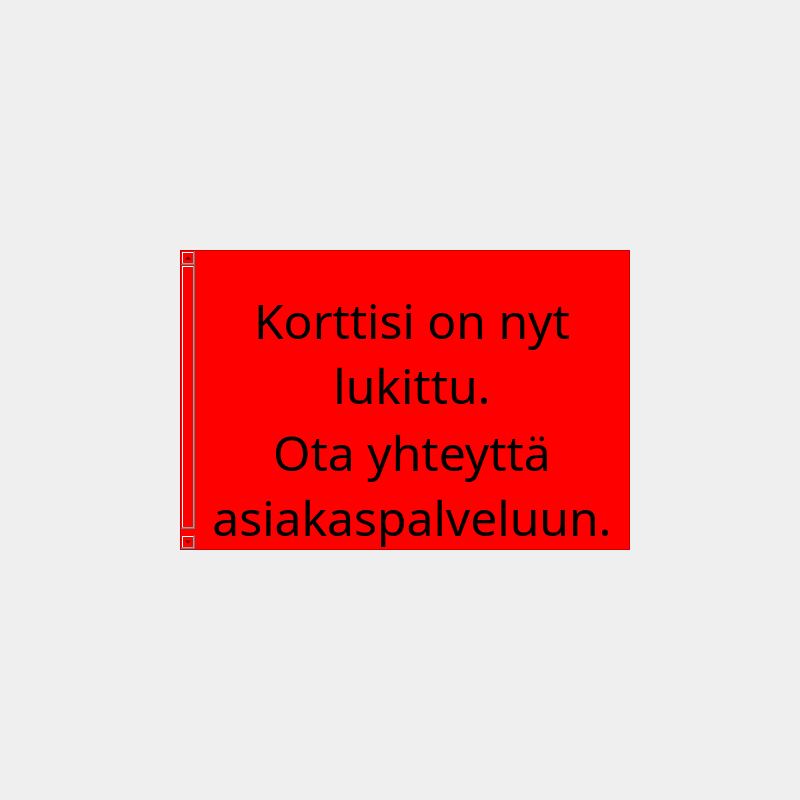
<?xml version="1.0" encoding="UTF-8"?>
<ui version="4.0">
 <class>VirheForm</class>
 <widget class="QDialog" name="VirheForm">
  <property name="geometry">
   <rect>
    <x>0</x>
    <y>0</y>
    <width>800</width>
    <height>800</height>
   </rect>
  </property>
  <property name="windowTitle">
   <string>Dialog</string>
  </property>
  <widget class="QTextEdit" name="virheIkkuna">
   <property name="geometry">
    <rect>
     <x>180</x>
     <y>250</y>
     <width>450</width>
     <height>300</height>
    </rect>
   </property>
   <property name="font">
    <font>
     <family>Century Gothic</family>
     <weight>75</weight>
     <bold>true</bold>
    </font>
   </property>
   <property name="layoutDirection">
    <enum>Qt::RightToLeft</enum>
   </property>
   <property name="styleSheet">
    <string notr="true">background-color: rgb(255, 0, 0);</string>
   </property>
   <property name="readOnly">
    <bool>true</bool>
   </property>
   <property name="html">
    <string>&lt;!DOCTYPE HTML PUBLIC &quot;-//W3C//DTD HTML 4.0//EN&quot; &quot;http://www.w3.org/TR/REC-html40/strict.dtd&quot;&gt;
&lt;html&gt;&lt;head&gt;&lt;meta name=&quot;qrichtext&quot; content=&quot;1&quot; /&gt;&lt;style type=&quot;text/css&quot;&gt;
p, li { white-space: pre-wrap; }
&lt;/style&gt;&lt;/head&gt;&lt;body style=&quot; font-family:'Century Gothic'; font-size:8.25pt; font-weight:600; font-style:normal;&quot;&gt;
&lt;p align=&quot;center&quot; style=&quot;-qt-paragraph-type:empty; margin-top:0px; margin-bottom:0px; margin-left:0px; margin-right:0px; -qt-block-indent:0; text-indent:0px; font-family:'MS Shell Dlg 2'; font-weight:400;&quot;&gt;&lt;br /&gt;&lt;/p&gt;
&lt;p align=&quot;center&quot; style=&quot;-qt-paragraph-type:empty; margin-top:0px; margin-bottom:0px; margin-left:0px; margin-right:0px; -qt-block-indent:0; text-indent:0px; font-family:'MS Shell Dlg 2'; font-weight:400;&quot;&gt;&lt;br /&gt;&lt;/p&gt;
&lt;p align=&quot;center&quot; style=&quot; margin-top:0px; margin-bottom:0px; margin-left:0px; margin-right:0px; -qt-block-indent:0; text-indent:0px;&quot;&gt;&lt;span style=&quot; font-family:'MS Shell Dlg 2'; font-size:36pt; font-weight:400;&quot;&gt;Korttisi on nyt lukittu.&lt;/span&gt;&lt;/p&gt;
&lt;p align=&quot;center&quot; style=&quot; margin-top:0px; margin-bottom:0px; margin-left:0px; margin-right:0px; -qt-block-indent:0; text-indent:0px;&quot;&gt;&lt;span style=&quot; font-family:'MS Shell Dlg 2'; font-size:36pt; font-weight:400;&quot;&gt;Ota yhteyttä asiakaspalveluun.&lt;/span&gt;&lt;/p&gt;&lt;/body&gt;&lt;/html&gt;</string>
   </property>
  </widget>
 </widget>
 <resources/>
 <connections/>
</ui>
